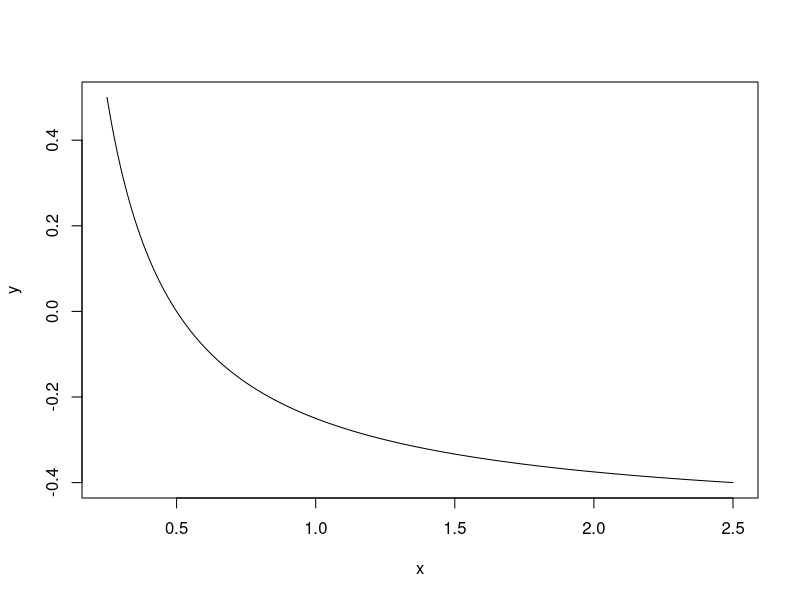
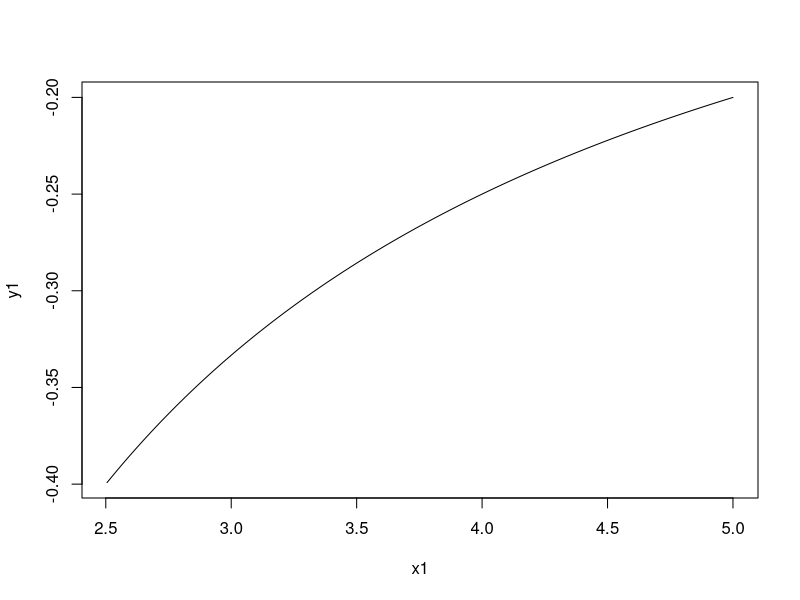
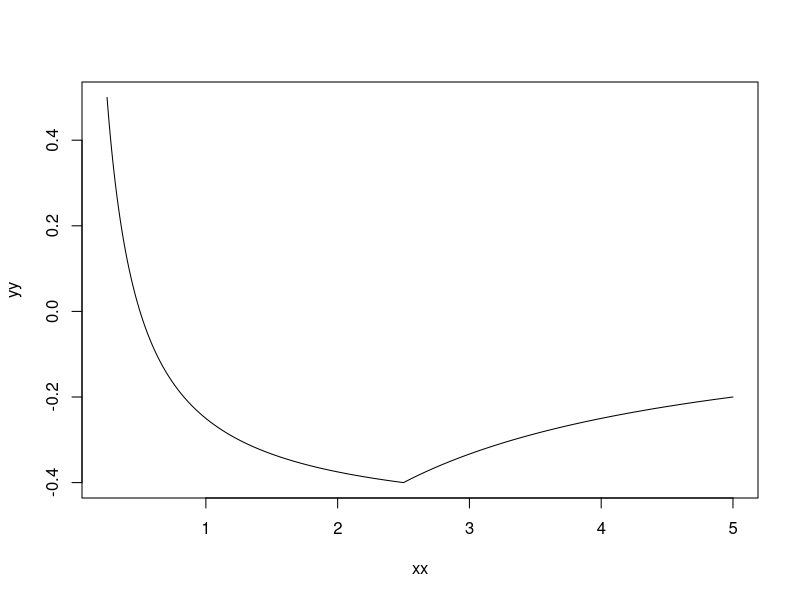

Generate these figures, in order, with R: (Note: this script raises an error after producing the figures.)
gamma_g = function(gamma){return (1/gamma/4- 1/2)}
x = seq(50, 500)/200
y = gamma_g(x)
plot(x, y, type = "l")
x1 = seq(501, 1000)/200
y1 = -1/x1
plot(x1, y1, type = "l")

xx = c(x, x1)
yy = c(y, y1)
plot(xx, yy, type = "l")

AA[1:10+7*10, ]

AA_mean = do.call(rbind, lapply(0:4, function(k) apply(AA[1:5+k*5, ], 2, mean)))

AA_sd = do.call(rbind, lapply(0:4, function(k) apply(AA[1:5+k*5, ], 2, sd)))/sqrt(5)


plot(seq(0, 2, by = 0.5), AA_mean[,2], type = "l", ylim = c(9, 20), lwd = 1, lty = 4, col = "blue", xlab = "beta", ylab = "error")
polygon(c(seq(0, 2, by = 0.5), rev(seq(0, 2, by = 0.5))), c(AA_mean[,2]+AA_sd[,2], rev(AA_mean[,2]-AA_sd[,2])), col = rgb(0, 0, 255, 20, maxColorValue=255), border = FALSE)
# lines(AA_mean[,2], lwd = 1, lty = 2)
#lines(AA_mean[,2]+AA_sd[,2], col = "red", lty = 2)
#lines(AA_mean[,2]-AA_sd[,2], col = "red", lty = 2)

i = 1
#plot(AA_mean[,i], type = "l", ylim = c(9, 20))
polygon(c(seq(0, 2, by = 0.5), rev(seq(0, 2, by = 0.5))), c(AA_mean[,i]+AA_sd[,i], rev(AA_mean[,i]-AA_sd[,i])), col = rgb(255, 0, 0, 20, maxColorValue=255), border = FALSE)
lines(seq(0, 2, by = 0.5), col = "red", AA_mean[,i], lwd = 1, lty = 3)
#lines(AA_mean[,i]+AA_sd[,i], col = "red", lty = 2)
#lines(AA_mean[,i]-AA_sd[,i], col = "red", lty = 2)

legend("topleft", inset=.1, legend=c("Proposed", "Groupwise"),
       col=c("blue", "red"), lty=4:3, cex=1)






BB_mean = do.call(rbind, lapply(0:8, function(k) apply(BB[1:5+k*5, ], 2, mean)))
BB_sd = do.call(rbind, lapply(0:8, function(k) apply(BB[1:5+k*5, ], 2, sd)))/sqrt(5)
x = seq(0, 4, by = 0.5)[1:6]
AA_mean = BB_mean[1:6,]
AA_sd = BB_sd[1:6,]

plot(x, AA_mean[,2], type = "l", ylim = c(1, 4), lwd = 1, lty = 4, col = "blue", xlab = "beta blow factor", ylab = "error")
polygon(c(x, rev(x)), c(AA_mean[,2]+AA_sd[,2], rev(AA_mean[,2]-AA_sd[,2])), col = rgb(0, 0, 255, 20, maxColorValue=255), border = FALSE)
# lines(AA_mean[,2], lwd = 1, lty = 2)
#lines(AA_mean[,2]+AA_sd[,2], col = "red", lty = 2)
#lines(AA_mean[,2]-AA_sd[,2], col = "red", lty = 2)

i = 3
#plot(AA_mean[,i], type = "l", ylim = c(9, 20))
polygon(c(x, rev(x)), c(AA_mean[,i]+AA_sd[,i], rev(AA_mean[,i]-AA_sd[,i])), col = rgb(255, 0, 0, 20, maxColorValue=255), border = FALSE)
lines(x, col = "red", AA_mean[,i], lwd = 1, lty = 3)
#lines(AA_mean[,i]+AA_sd[,i], col = "red", lty = 2)
#lines(AA_mean[,i]-AA_sd[,i], col = "red", lty = 2)

i = 1
#plot(AA_mean[,i], type = "l", ylim = c(9, 20))
polygon(c(x, rev(x)), c(AA_mean[,i]+AA_sd[,i], rev(AA_mean[,i]-AA_sd[,i])), col = rgb(0, 255, 0, 20, maxColorValue=255), border = FALSE)
lines(x, col = "green", AA_mean[,i], lwd = 1, lty = 5)

legend("top", inset=.08, legend=c("Global", "Proposed", "Groupwise"),
       col=c("green", "blue", "red"), lty=c(5, 4, 3), cex=1)





# sigma 
CC_mean = do.call(rbind, lapply(0:9, function(k) apply(CC[1:5+k*5, ], 2, mean)))
CC_sd = do.call(rbind, lapply(0:9, function(k) apply(CC[1:5+k*5, ], 2, sd)))/sqrt(5)
x = seq(log(0.5), log(4), length.out = 10)

exp(seq(log(0.1), log(10), length.out = 10))[4:8]
AA_mean = CC_mean
AA_sd = CC_sd

plot(x, AA_mean[,2], type = "l", ylim = c(1, 4), lwd = 1, lty = 4, col = "blue", xlab = "log(Lambda blow factor)", ylab = "error")
polygon(c(x, rev(x)), c(AA_mean[,2]+AA_sd[,2], rev(AA_mean[,2]-AA_sd[,2])), col = rgb(0, 0, 255, 20, maxColorValue=255), border = FALSE)
# lines(AA_mean[,2], lwd = 1, lty = 2)
#lines(AA_mean[,2]+AA_sd[,2], col = "red", lty = 2)
#lines(AA_mean[,2]-AA_sd[,2], col = "red", lty = 2)

i = 3
#plot(AA_mean[,i], type = "l", ylim = c(9, 20))
polygon(c(x, rev(x)), c(AA_mean[,i]+AA_sd[,i], rev(AA_mean[,i]-AA_sd[,i])), col = rgb(255, 0, 0, 20, maxColorValue=255), border = FALSE)
lines(x, col = "red", AA_mean[,i], lwd = 1, lty = 3)
#lines(AA_mean[,i]+AA_sd[,i], col = "red", lty = 2)
#lines(AA_mean[,i]-AA_sd[,i], col = "red", lty = 2)

i = 1
#plot(AA_mean[,i], type = "l", ylim = c(9, 20))
polygon(c(x, rev(x)), c(AA_mean[,i]+AA_sd[,i], rev(AA_mean[,i]-AA_sd[,i])), col = rgb(0, 255, 0, 20, maxColorValue=255), border = FALSE)
lines(x, col = "green", AA_mean[,i], lwd = 1, lty = 5)

legend("top", inset=.08, legend=c("Global", "Proposed", "Groupwise"),
       col=c("green", "blue", "red"), lty=c(5, 4, 3), cex=1)





DD_mean = do.call(rbind, lapply(0:12, function(k) apply(DD[1:5+k*5, ], 2, mean)))
DD_sd = do.call(rbind, lapply(0:12, function(k) apply(DD[1:5+k*5, ], 2, sd)))/sqrt(5)
x = seq(0, 6, by = 0.5)

AA_mean = DD_mean
AA_sd = DD_sd

plot(x, AA_mean[,2], type = "l", 
     ylim = c(25, 70), 
     lwd = 1, lty = 4, col = "blue", xlab = "log(Lambda blow factor)", ylab = "error")
polygon(c(x, rev(x)), c(AA_mean[,2]+AA_sd[,2], rev(AA_mean[,2]-AA_sd[,2])), col = rgb(0, 0, 255, 20, maxColorValue=255), border = FALSE)
# lines(AA_mean[,2], lwd = 1, lty = 2)
#lines(AA_mean[,2]+AA_sd[,2], col = "red", lty = 2)
#lines(AA_mean[,2]-AA_sd[,2], col = "red", lty = 2)

i = 3
#plot(AA_mean[,i], type = "l", ylim = c(9, 20))
polygon(c(x, rev(x)), c(AA_mean[,i]+AA_sd[,i], rev(AA_mean[,i]-AA_sd[,i])), col = rgb(255, 0, 0, 20, maxColorValue=255), border = FALSE)
lines(x, col = "red", AA_mean[,i], lwd = 1, lty = 3)
#lines(AA_mean[,i]+AA_sd[,i], col = "red", lty = 2)
#lines(AA_mean[,i]-AA_sd[,i], col = "red", lty = 2)

i = 1
#plot(AA_mean[,i], type = "l", ylim = c(9, 20))
polygon(c(x, rev(x)), c(AA_mean[,i]+AA_sd[,i], rev(AA_mean[,i]-AA_sd[,i])), col = rgb(0, 255, 0, 20, maxColorValue=255), border = FALSE)
lines(x, col = "green", AA_mean[,i], lwd = 1, lty = 5)

legend("top", inset=.08, legend=c("Global", "Groupwise", "Proposed"),
       col=c("green", "blue", "red"), lty=c(5, 4, 3), cex=1)


       